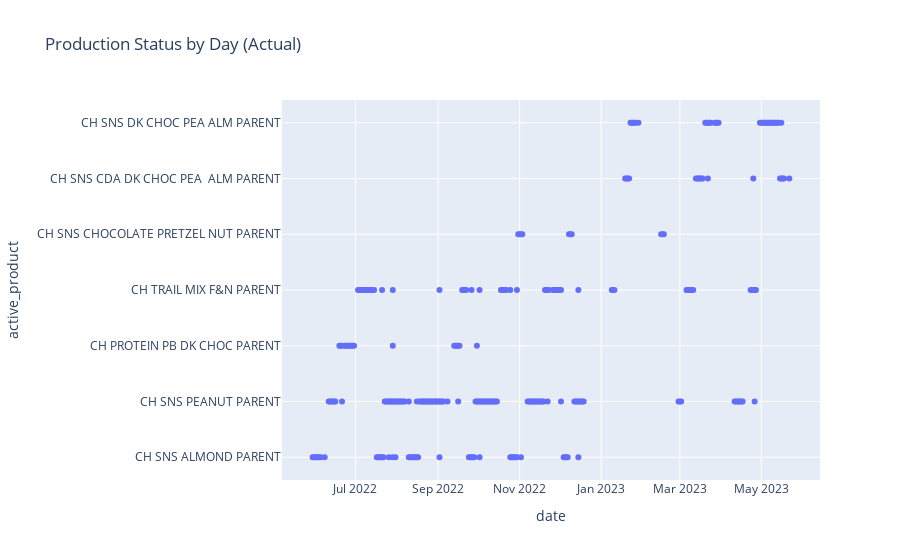

The notebook cell saved with this chart:
### Code cell
df = data_act_production.with_columns(
    pl.when(pl.col("actual_production_ea") > 0).then(pl.col("product_name")).otherwise(None).alias("active_product")
).drop_nulls()
fig = px.scatter(df,x = "date", y = "active_product", title = "Production Status by Day (Actual)")
fig

### Figure 1 — Plotly figure (JSON) as saved in the notebook; plotly's stock layout.template omitted (floating-point values rounded to 4 significant figures; data arrays with more than 128 entries replaced by an {"elided": "..."} marker saying what was removed)
{"data": [{"hovertemplate": "date=%{x}<br>active_product=%{y}<extra></extra>", "legendgroup": "", "marker": {"color": "#636efa", "symbol": "circle"}, "mode": "markers", "name": "", "orientation": "v", "showlegend": false, "type": "scatter", "x": {"elided": "272 str values"}, "xaxis": "x", "y": {"elided": "272 str values"}, "yaxis": "y"}], "layout": {"legend": {"tracegroupgap": 0}, "title": {"text": "Production Status by Day (Actual)"}, "xaxis": {"anchor": "y", "domain": [0, 1], "title": {"text": "date"}}, "yaxis": {"anchor": "x", "domain": [0, 1], "title": {"text": "active_product"}}}}
